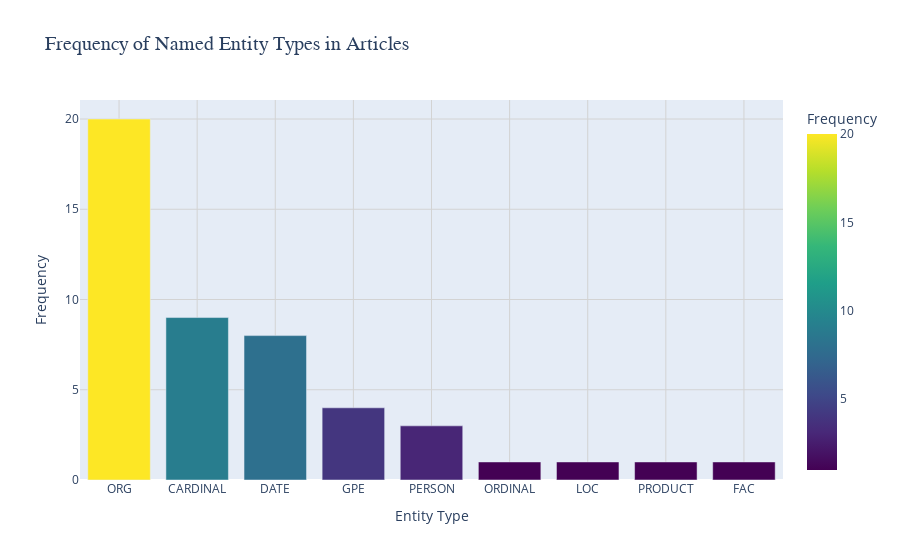
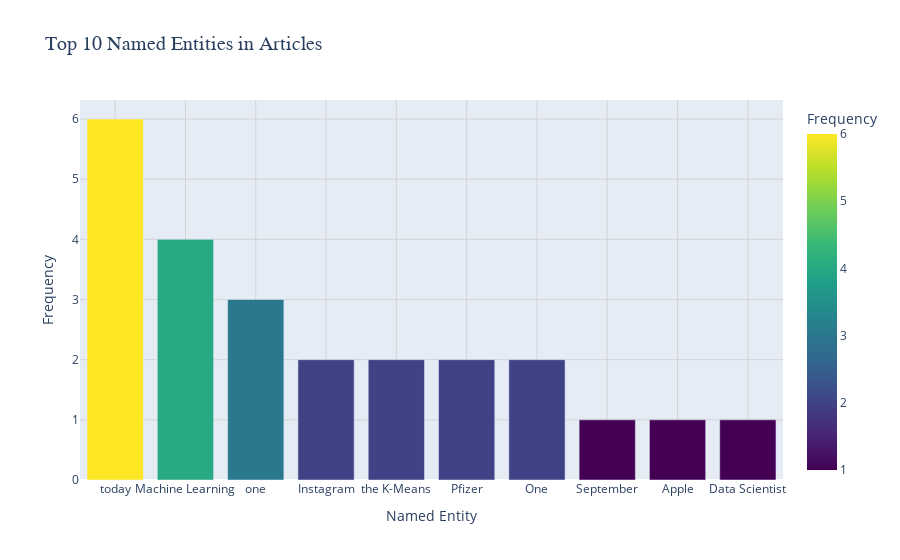

Notebook source saved alongside these figures, in order:
### Markdown cell above
# Lets work on Recognising Named Entities

### Code cell
# Extracting and Applying NER (Named Entities Recognition)

data['Entities'] = data['Article'].apply(lambda x: {ent.label_: ent.text for ent in nlp(str(x) if pd.notna(x) else "").ents})
display(data[['Article', 'Entities']].head())  # Preview

# Visualizing NER Results
def visualize_ner(entities_series, plot_type='types'):
    """Visualize NER results: 'types' for entity types, 'entities' for top individual entities."""
    counts = Counter()
    if plot_type == 'types':
        for entities in entities_series:
            counts.update(entities.keys())  # Count entity types
        title = 'Frequency of Named Entity Types in Articles'
        x_label = 'Entity Type'
    else:
        for entities in entities_series:
            counts.update(entities.values())  # Count individual entities
        title = 'Top 10 Named Entities in Articles'
        x_label = 'Named Entity'

    # Converting to DataFrame
    df = pd.DataFrame(counts.items(), columns=[x_label, 'Count'])
    df = df.sort_values(by='Count', ascending=False).head(10 if plot_type == 'entities' else None)

    # Plotting
    fig = px.bar(
        df,
        x=x_label,
        y='Count',
        title=title,
        labels={'Count': 'Frequency'},
        color='Count',
        color_continuous_scale='Viridis' 
    )
    fig.update_layout(
        yaxis_title='Frequency',
        title_font=dict(size=20, family="Arial"),
        xaxis=dict(showgrid=True, gridwidth=1, gridcolor='LightGray'),
        yaxis=dict(showgrid=True, gridwidth=1, gridcolor='LightGray'),
        bargap=0.2
    )
    fig.show()

# Visualizations
visualize_ner(data['Entities'], plot_type='types')    # Entity types
visualize_ner(data['Entities'], plot_type='entities') # Top entities

### Figure 1 — Plotly figure (JSON) as saved in the notebook; plotly's stock layout.template omitted (floating-point values rounded to 4 significant figures)
{"data": [{"alignmentgroup": "True", "hovertemplate": "Entity Type=%{x}<br>Frequency=%{marker.color}<extra></extra>", "legendgroup": "", "marker": {"color": [20, 9, 8, 4, 3, 1, 1, 1, 1], "coloraxis": "coloraxis", "pattern": {"shape": ""}}, "name": "", "offsetgroup": "", "orientation": "v", "showlegend": false, "textposition": "auto", "type": "bar", "x": ["ORG", "CARDINAL", "DATE", "GPE", "PERSON", "ORDINAL", "LOC", "PRODUCT", "FAC"], "xaxis": "x", "y": [20, 9, 8, 4, 3, 1, 1, 1, 1], "yaxis": "y"}], "layout": {"bargap": 0.2, "barmode": "relative", "coloraxis": {"colorbar": {"title": {"text": "Frequency"}}, "colorscale": [[0, "#440154"], [0.1111, "#482878"], [0.2222, "#3e4989"], [0.3333, "#31688e"], [0.4444, "#26828e"], [0.5556, "#1f9e89"], [0.6667, "#35b779"], [0.7778, "#6ece58"], [0.8889, "#b5de2b"], [1, "#fde725"]]}, "legend": {"tracegroupgap": 0}, "title": {"font": {"family": "Arial", "size": 20}, "text": "Frequency of Named Entity Types in Articles"}, "xaxis": {"anchor": "y", "domain": [0, 1], "gridcolor": "LightGray", "gridwidth": 1, "showgrid": true, "title": {"text": "Entity Type"}}, "yaxis": {"anchor": "x", "domain": [0, 1], "gridcolor": "LightGray", "gridwidth": 1, "showgrid": true, "title": {"text": "Frequency"}}}}

### Figure 2 — Plotly figure (JSON) as saved in the notebook; plotly's stock layout.template omitted (floating-point values rounded to 4 significant figures)
{"data": [{"alignmentgroup": "True", "hovertemplate": "Named Entity=%{x}<br>Frequency=%{marker.color}<extra></extra>", "legendgroup": "", "marker": {"color": [6, 4, 3, 2, 2, 2, 2, 1, 1, 1], "coloraxis": "coloraxis", "pattern": {"shape": ""}}, "name": "", "offsetgroup": "", "orientation": "v", "showlegend": false, "textposition": "auto", "type": "bar", "x": ["today", "Machine Learning", "one", "Instagram", "the K-Means", "Pfizer", "One", "September", "Apple", "Data Scientist"], "xaxis": "x", "y": [6, 4, 3, 2, 2, 2, 2, 1, 1, 1], "yaxis": "y"}], "layout": {"bargap": 0.2, "barmode": "relative", "coloraxis": {"colorbar": {"title": {"text": "Frequency"}}, "colorscale": [[0, "#440154"], [0.1111, "#482878"], [0.2222, "#3e4989"], [0.3333, "#31688e"], [0.4444, "#26828e"], [0.5556, "#1f9e89"], [0.6667, "#35b779"], [0.7778, "#6ece58"], [0.8889, "#b5de2b"], [1, "#fde725"]]}, "legend": {"tracegroupgap": 0}, "title": {"font": {"family": "Arial", "size": 20}, "text": "Top 10 Named Entities in Articles"}, "xaxis": {"anchor": "y", "domain": [0, 1], "gridcolor": "LightGray", "gridwidth": 1, "showgrid": true, "title": {"text": "Named Entity"}}, "yaxis": {"anchor": "x", "domain": [0, 1], "gridcolor": "LightGray", "gridwidth": 1, "showgrid": true, "title": {"text": "Frequency"}}}}
